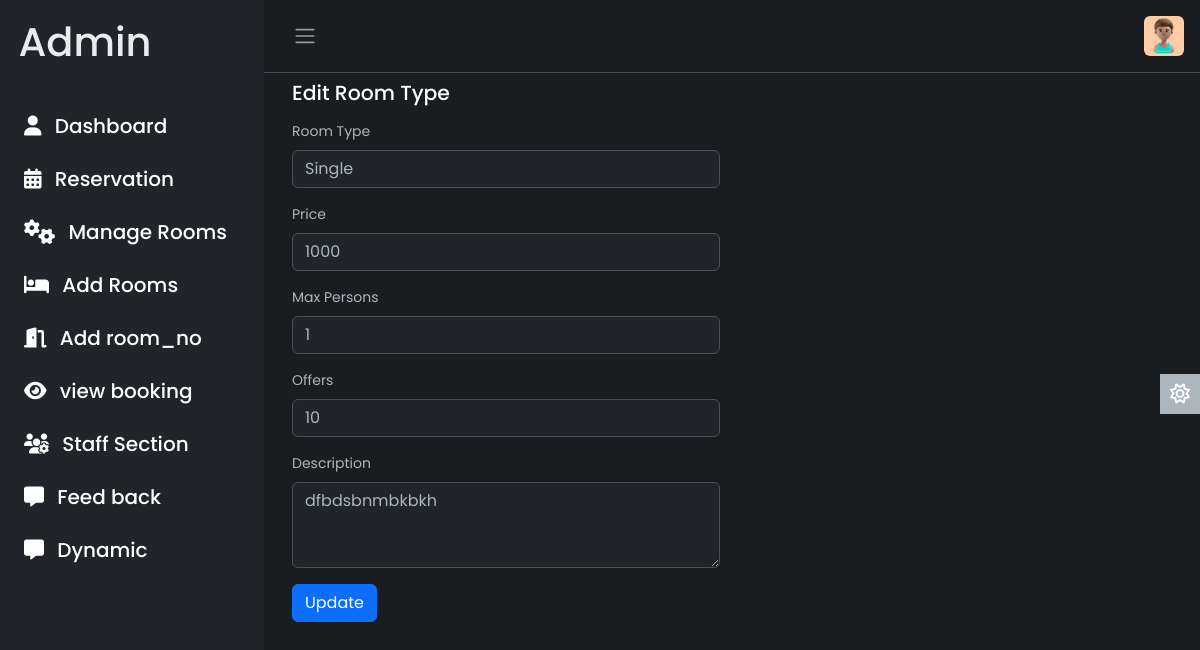
/admin/dynamic/edit_room_type.php?id=1 (signed in), run on the app's committed database.
### tables this page shows
CREATE TABLE `room_type` (
  `room_type_id` int(10) NOT NULL,
  `room_type` varchar(100) NOT NULL,
  `price` int(10) NOT NULL,
  `max_person` int(10) NOT NULL,
  `offers` int(50) NOT NULL,
  `description` varchar(120) NOT NULL,
  `image` varchar(50) NOT NULL
);

### admin/dynamic/edit_room_type.php (the view, shortened to what this page needs)
<?php
$username = $_SESSION['a_name'];
include '../include/conn.php';
$query = "SELECT * FROM user WHERE a_name = '$username'";
$result = $conn->query($query);
if ($result->num_rows > 0) {
    if (isset($_GET['id'])) {
        $room_type_id = $_GET['id'];
        $sql = "SELECT * FROM room_type WHERE room_type_id = $room_type_id";
        $result = $conn->query($sql);
        if ($result->num_rows == 1) {
            $row = $result->fetch_assoc();
                    ?>
                    <?php
        } else {
            echo '<div class="alert alert-danger" role="alert">Room type not found</div>';
        }
    } else {
        echo '<div class="alert alert-danger" role="alert">Room type ID not provided</div>';
    }
?>
<!DOCTYPE html>
<html lang="en" data-bs-theme="dark">
<head>
    <link rel="stylesheet" href="https://cdn.jsdelivr.net/npm/bootstrap@5.3.0-alpha2/dist/css/bootstrap.min.css" />
    <link rel="stylesheet" href="../css/style.css">
</head>
<body>
    <div class="wrapper">
        <?php include('../include/aside.php') ?>
        <div class="main">
            <?php include('../include/nav.php') ?>
            <main class="content px-3 py-2">
                <div class="container-fluid">
                    <div class="mb-3">
                        <h4>Edit Room Type</h4>
                    </div>
                    <div class="row">
                        <div class="col-md-6">
                            <form method="post">
                                <div class="mb-3">
                                    <label for="room_type" class="form-label">Room Type</label>
                                    <input type="text" class="form-control" id="room_type" name="room_type" value="<?php echo $row['room_type']; ?>">
                                </div>
                                <div class="mb-3">
                                    <label for="price" class="form-label">Price</label>
                                    <input type="text" class="form-control" id="price" name="price" value="<?php echo $row['price']; ?>">
                                </div>
                                <div class="mb-3">
                                    <label for="max_person" class="form-label">Max Persons</label>
                                    <input type="text" class="form-control" id="max_person" name="max_person" value="<?php echo $row['max_person']; ?>">
                                </div>
                                <div class="mb-3">
                                    <label for="offers" class="form-label">Offers</label>
                                    <input type="text" class="form-control" id="offers" name="offers" value="<?php echo $row['offers']; ?>">
                                </div>
                                <div class="mb-3">
                                    <label for="description" class="form-label">Description</label>
                                    <textarea class="form-control" id="description" name="description" rows="3"><?php echo $row['description']; ?></textarea>
                                </div>
                                <button type="submit" class="btn btn-primary">Update</button>
                            </form>
                        </div>
                    </div>
                </div>
            </main>
            <a href="#" class="theme-toggle">
                <i class="fa-regular fa-sun"></i>
            </a>
        </div>
    </div>
</body>
</html>
<?php
} else {
    echo "User data not found.";
}
?>

### admin/css/style.css (style rules this page uses)
body { font-family: 'Poppins', sans-serif; font-size: 0.875rem; opacity: 1; overflow-y: scroll; margin: 0; }
a { cursor: pointer; text-decoration: none; font-family: 'Poppins', sans-serif; }
h4 { font-family: 'Poppins', sans-serif; font-size: 1.275rem; color: var(--bs-emphasis-color); }
.wrapper { align-items: stretch; display: flex; width: 100%; }
.main { display: flex; flex-direction: column; min-height: 100vh; min-width: 0; overflow: hidden; transition: all 0.35s ease-in-out; width: 100%; background: var(--bs-dark-bg-subtle); }
.content { flex: 1; max-width: 100vw; width: 100vw; }
@media (min-width:768px) { .content { max-width: auto; width: auto; } }
.theme-toggle { position: fixed; top: 50%; transform: translateY(-65%); text-align: center; z-index: 10; right: 0; left: auto; border: none; background-color: var(--bs-body-color); }
html[data-bs-theme="dark"] .theme-toggle .fa-sun, html[data-bs-theme="light"] .theme-toggle .fa-moon { cursor: pointer; padding: 10px; display: block; font-size: 1.25rem; color: #FFF; }

### data on the page
room_type: room_type "Single", price "1000", max_person "1", offers "10", description "dfbdsbnmbkbkh"
